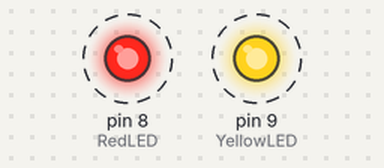
This sketch was run on a simulated Arduino Uno, built with avr-gcc and run on an emulated ATmega328P. Parts: output pins drawn as LEDs (lit = HIGH). Dashed ring = blinking.

Above: at 0.2 s.
Timing chart, 0 to 3.0 s (numbered marks = the images above):
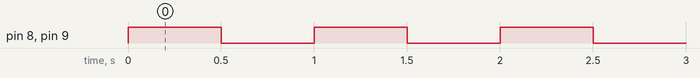

The sketch:

LED_blick_RED_YELLOW.ino
```cpp
int YellowLED=9;
int RedLED=8;
int OnTime=500;
int OffTime=500;
void setup() {

  // put your setup code here, to run once:
pinMode(YellowLED,OUTPUT);
pinMode(RedLED,OUTPUT);
}

void loop() {
  // put your main code here, to run repeatedly:
digitalWrite(YellowLED,HIGH);
digitalWrite(RedLED,HIGH);
delay(OnTime);
digitalWrite(YellowLED,LOW); //Together it blink together
digitalWrite(RedLED,LOW);
delay(OffTime);
//digitalWrite(RedLED,HIGH); //It blink one by one
//delay(OnTime);

}
```

Measured:
- by itself, pin 8 (RedLED), pin 9 (YellowLED): alternates HIGH for 0.50 s and LOW for 0.50 s
